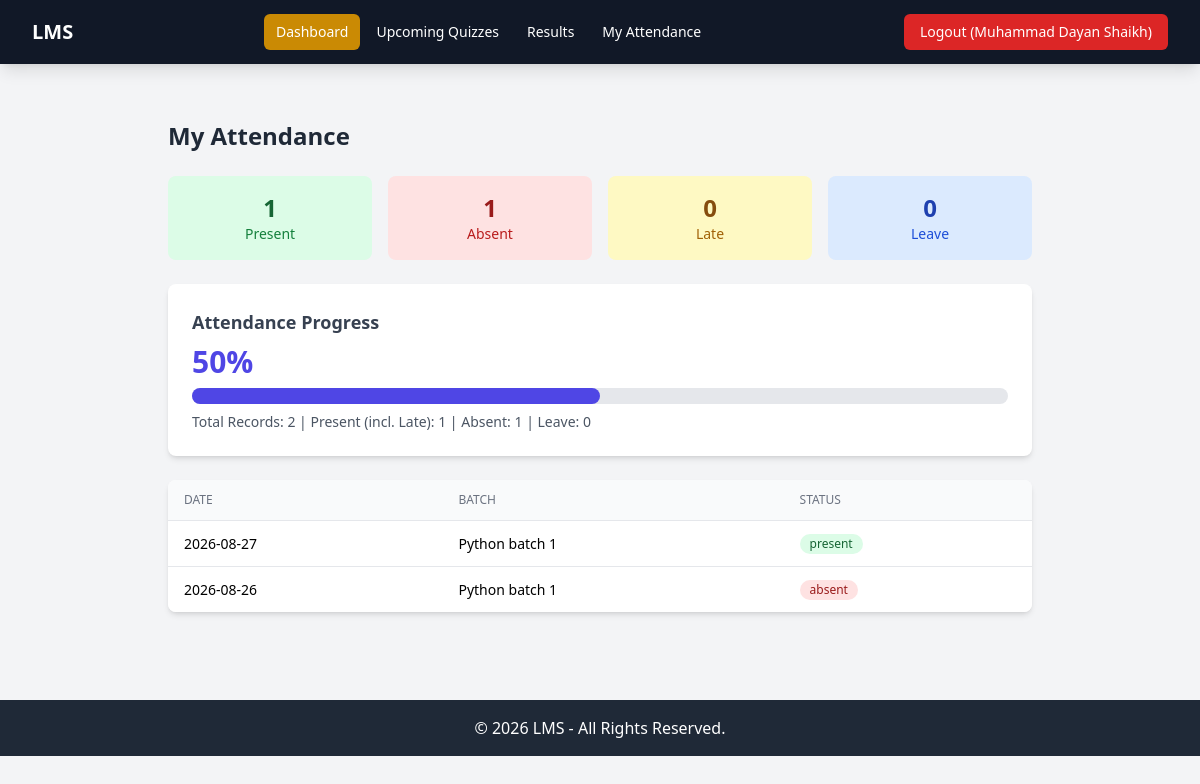
Screenshot of /student/controller/my_attendance.php (signed in) with the database file from the repository.
### tables this page shows
CREATE TABLE `attendance` (
  `id` int(11) NOT NULL,
  `batch_id` int(11) NOT NULL,
  `student_id` int(11) NOT NULL,
  `date` date NOT NULL,
  `status` enum('present','absent','late','leave') NOT NULL,
  `marked_by` int(11) NOT NULL,
  `created_at` timestamp NOT NULL DEFAULT current_timestamp()
);

CREATE TABLE `batches` (
  `id` int(11) NOT NULL,
  `batch_name` varchar(100) NOT NULL,
  `starting_date` date NOT NULL,
  `batch_time` varchar(50) NOT NULL,
  `teacher_id` int(11) NOT NULL,
  `status` enum('pending','approved','rejected') NOT NULL DEFAULT 'pending',
  `created_at` timestamp NOT NULL DEFAULT current_timestamp()
);

### student/controller/my_attendance.php (called while the page is built, shortened)
<?php
$student_id = $_SESSION['user_id'];
$attendance_records = [];
$stmt = $conn->prepare("
    SELECT a.date, a.status, b.batch_name
    FROM attendance a
    INNER JOIN batches b ON a.batch_id = b.id
    WHERE a.student_id = ?
    ORDER BY a.date DESC
");
$stmt->bind_param("i", $student_id);
$stmt->execute();
$result = $stmt->get_result();
while ($row = $result->fetch_assoc()) {
    $attendance_records[] = $row;
}
$summary = ['present' => 0, 'absent' => 0, 'late' => 0, 'leave' => 0];
foreach ($attendance_records as $rec) {
    if (isset($summary[$rec['status']])) {
        $summary[$rec['status']]++;
    }
}
$total_records = count($attendance_records);
$present_like_count = $summary['present'] + $summary['late'];
$attendance_percentage = ($total_records > 0) ? round(($present_like_count / $total_records) * 100, 2) : 0;
include BASE_PATH . 'student/view/my_attendance.php';
?>

### student/view/my_attendance.php (the view, shortened to what this page needs)
<div class="max-w-4xl mx-auto px-4 py-8">
    <h1 class="text-2xl font-bold text-gray-800 mb-6">My Attendance</h1>
    <?php if (empty($attendance_records)): ?>
        <p class="text-gray-600">Abhi tak koi attendance record nahi hai.</p>
    <?php else: ?>
        <div class="grid grid-cols-4 gap-4 mb-6">
            <div class="bg-green-100 rounded-lg p-4 text-center">
                <p class="text-2xl font-bold text-green-800"><?php echo $summary['present']; ?></p>
                <p class="text-sm text-green-700">Present</p>
            </div>
            <div class="bg-red-100 rounded-lg p-4 text-center">
                <p class="text-2xl font-bold text-red-800"><?php echo $summary['absent']; ?></p>
                <p class="text-sm text-red-700">Absent</p>
            </div>
            <div class="bg-yellow-100 rounded-lg p-4 text-center">
                <p class="text-2xl font-bold text-yellow-800"><?php echo $summary['late']; ?></p>
                <p class="text-sm text-yellow-700">Late</p>
            </div>
            <div class="bg-blue-100 rounded-lg p-4 text-center">
                <p class="text-2xl font-bold text-blue-800"><?php echo $summary['leave']; ?></p>
                <p class="text-sm text-blue-700">Leave</p>
            </div>
        </div>
        <div class="bg-white shadow-md rounded-lg p-6 mb-6">
            <h2 class="text-lg font-semibold text-gray-700 mb-2">Attendance Progress</h2>
            <p class="text-3xl font-bold text-indigo-600"><?php echo $attendance_percentage; ?>%</p>
            <div class="w-full bg-gray-200 rounded-full h-4 mt-2">
                <div class="bg-indigo-600 h-4 rounded-full" style="width: <?php echo $attendance_percentage; ?>%;"></div>
            </div>
            <p class="text-sm text-gray-600 mt-2">
                Total Records: <?php echo $total_records; ?> |
                Present (incl. Late): <?php echo $present_like_count; ?> |
                Absent: <?php echo $summary['absent']; ?> |
                Leave: <?php echo $summary['leave']; ?>
            </p>
        </div>
        <div class="bg-white shadow-md rounded-lg overflow-hidden">
            <table class="min-w-full divide-y divide-gray-200">
                <thead class="bg-gray-50">
                    <tr>
                        <th class="px-4 py-3 text-left text-xs font-medium text-gray-500 uppercase">Date</th>
                        <th class="px-4 py-3 text-left text-xs font-medium text-gray-500 uppercase">Batch</th>
                        <th class="px-4 py-3 text-left text-xs font-medium text-gray-500 uppercase">Status</th>
                    </tr>
                </thead>
                <tbody class="bg-white divide-y divide-gray-200">
                    <?php foreach ($attendance_records as $record): ?>
                        <tr>
                            <td class="px-4 py-3 whitespace-nowrap text-sm"><?php echo htmlspecialchars($record['date']); ?></td>
                            <td class="px-4 py-3 whitespace-nowrap text-sm"><?php echo htmlspecialchars($record['batch_name']); ?></td>
                            <td class="px-4 py-3 whitespace-nowrap text-sm">
                                <?php
                                $status = $record['status'];
                                $badgeClass = 'bg-gray-100 text-gray-800';
                                if ($status === 'present') $badgeClass = 'bg-green-100 text-green-800';
                                elseif ($status === 'absent') $badgeClass = 'bg-red-100 text-red-800';
                                elseif ($status === 'late') $badgeClass = 'bg-yellow-100 text-yellow-800';
                                elseif ($status === 'leave') $badgeClass = 'bg-blue-100 text-blue-800';
                                ?>
                                <span class="inline-flex items-center px-2.5 py-0.5 rounded-full text-xs font-medium <?php echo $badgeClass; ?>">
                                    <?php echo htmlspecialchars($status); ?>
                                </span>
                            </td>
                        </tr>
                    <?php endforeach; ?>
                </tbody>
            </table>
        </div>
    <?php endif; ?>
</div>

### rows the page displays
attendance: date "2026-08-27", batch.batch_name "Python batch 1", status "present"
attendance: date "2026-08-26", batch.batch_name "Python batch 1", status "absent"

### other values shown
$user_name "Muhammad Dayan Shaikh"
$summary['present'] "1"
$summary['absent'] "1"
$summary['late'] "0"
$summary['leave'] "0"
$attendance_percentage "50"
$total_records "2"
$present_like_count "1"
